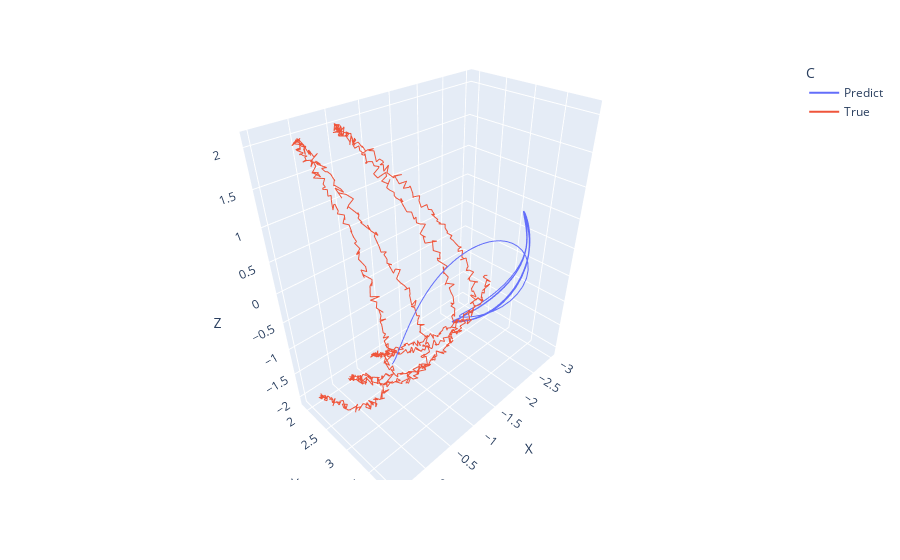

The code cell stored with this chart in its notebook:
### Code cell
fig = px.line_3d(d, x="X", y="Y", z="Z", color='C')
# fig = px.scatter_3d(data, x="X", y="Y", z="Z")
fig.show()

### Figure 1 — Plotly figure (JSON) as saved in the notebook; plotly's stock layout.template omitted (floating-point values rounded to 4 significant figures; data arrays with more than 128 entries replaced by an {"elided": "..."} marker saying what was removed)
{"data": [{"hovertemplate": "C=Predict<br>X=%{x}<br>Y=%{y}<br>Z=%{z}<extra></extra>", "legendgroup": "Predict", "line": {"color": "#636efa", "dash": "solid"}, "marker": {"symbol": "circle"}, "mode": "lines", "name": "Predict", "scene": "scene", "showlegend": true, "type": "scatter3d", "x": {"elided": "900 float values"}, "y": {"elided": "900 float values"}, "z": {"elided": "900 float values"}}, {"hovertemplate": "C=True<br>X=%{x}<br>Y=%{y}<br>Z=%{z}<extra></extra>", "legendgroup": "True", "line": {"color": "#EF553B", "dash": "solid"}, "marker": {"symbol": "circle"}, "mode": "lines", "name": "True", "scene": "scene", "showlegend": true, "type": "scatter3d", "x": {"elided": "899 float values"}, "y": {"elided": "899 float values"}, "z": {"elided": "899 float values"}}], "layout": {"legend": {"title": {"text": "C"}, "tracegroupgap": 0}, "margin": {"t": 60}, "scene": {"domain": {"x": [0, 1], "y": [0, 1]}, "xaxis": {"title": {"text": "X"}}, "yaxis": {"title": {"text": "Y"}}, "zaxis": {"title": {"text": "Z"}}}}}
